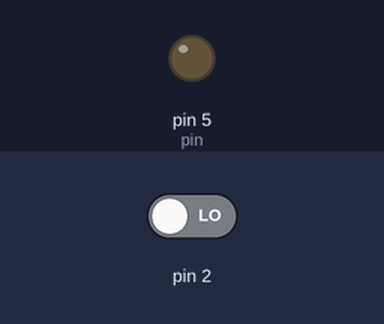
This sketch was run on a simulated Arduino Uno, built with avr-gcc and run on an emulated ATmega328P. Shown: output pins drawn as LEDs (lit = HIGH). The inputs (shaded band) are chosen by the test bench; at power-on: pin 2 LOW.

Above: at 1.2 s.
1.3 s: pin 2 driven HIGH
At 1.8 s:
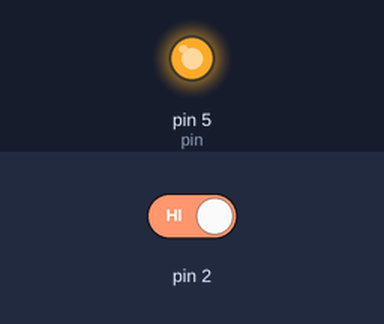
2.8 s: pin 2 driven LOW
At 4.1 s:
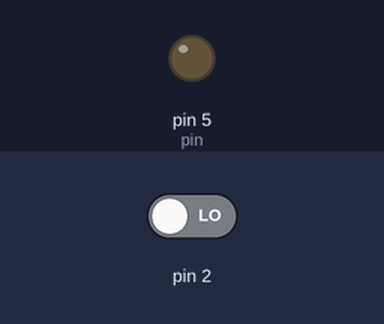
Timing chart, 0 to 5.8 s (numbered marks = the images above; inputs shaded):
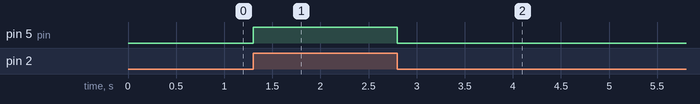

The sketch:

testDaviduinoInterrupt.ino
```cpp
int pin = 5;
volatile int state = LOW;

void setup()
{
  pinMode(pin, OUTPUT);
  attachInterrupt(0, blink, CHANGE);
}

void loop()
{
  digitalWrite(pin, state);
}

void blink()
{
  state = !state;
}
```

Measured:
- after the input at 1.3 s, pin 5 (pin): LOW → HIGH at once
- after the input at 2.8 s, pin 5 (pin): HIGH → LOW at once
